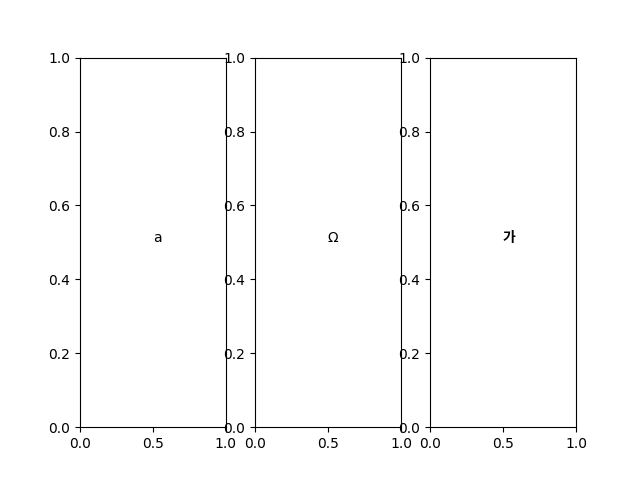

Source code (Python):
import matplotlib
matplotlib.use('Agg')
import matplotlib.pyplot as plt
import matplotlib.font_manager as fm

fig, ax = plt.subplots(1, 3)

# Latin
ax[0].text(0.5, 0.5, 'a', fontfamily='DejaVu Sans')

# Greek
ax[1].text(0.5, 0.5, 'Ω', fontfamily='DejaVu Sans')

# Korean
prop = fm.FontProperties(fname='/usr/share/fonts/opentype/noto/NotoSansCJK-Bold.ttc')
ax[2].text(0.5, 0.5, '가', fontproperties=prop)

fig.savefig('test_fonts2.png')
